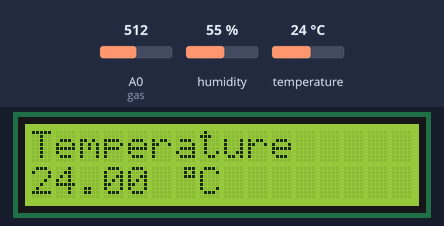
Recording of a sketch running on a simulated ESP8266 (NodeMCU). Parts: 16×2 character LCD. The test bench sets the inputs (shaded band); at power-on: temperature 24 °C, A0 (gas) = 512, humidity 55 %. What the sketch prints to the serial monitor is not drawn.

Above: at 3.2 s.
3.3 s: temperature set to 12 °C
At 15.4 s:
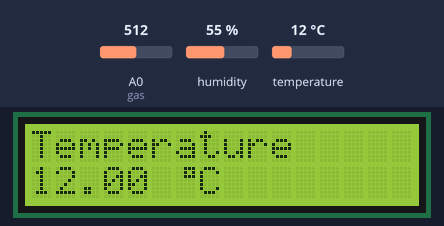
15.7 s: temperature set to 19 °C
At 26.6 s:
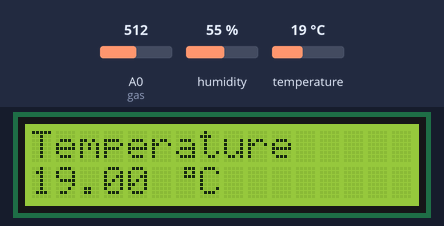
27.8 s: temperature set to 28 °C
At 38.9 s:
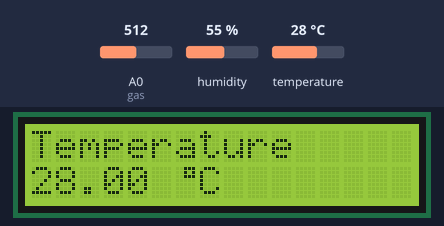
Timing chart, 0 to 40.4 s (numbered marks = the images above; inputs shaded):
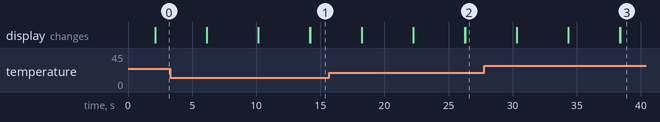

The sketch:

air_quality.ino
```cpp
// #define BLYNK_TEMPLATE_ID "TMPL3uqUA5XGP"
// #define BLYNK_DEVICE_NAME "Air Quality Monitoring"
// #define BLYNK_AUTH_TOKEN "ZxF5vmCc2RKY_AUQUHPBvqfcZ6obMAiC"

#define BLYNK_PRINT Serial
#include <ESP8266WiFi.h>
// #include <BlynkSimpleEsp8266.h>

#include <DHT.h>

//#include <Wire.h>
#include <LiquidCrystal_I2C.h>

LiquidCrystal_I2C lcd(0x27, 16, 2);

  byte degree_symbol[8] =
              {
                0b00111,
                0b00101,
                0b00111,
                0b00000,
                0b00000,
                0b00000,
                0b00000,
                0b00000
              };

// char auth[] = BLYNK_AUTH_TOKEN;

char ssid[] = "Danger";  // type your wifi name
char pass[] = "Aryan123@";  // type your wifi password

// BlynkTimer timer;

int gas = A0;
int sensorThreshold = 100;

#define DHTPIN 2 //Connect Out pin to D4 in NODE MCU
#define DHTTYPE DHT11
DHT dht(DHTPIN, DHTTYPE);


void sendSensor()
{


  float h = dht.readHumidity();
  float t = dht.readTemperature(); // or dht.readTemperature(true) for Fahrenheit


     if (isnan(h) || isnan(t)) {
    Serial.println("Failed to read from DHT sensor!");
    return;
  }
   int analogSensor = analogRead(gas);
  // Blynk.virtualWrite(V2, analogSensor);
  Serial.print("Gas Value: ");
    Serial.println(analogSensor);
  // You can send any value at any time.
  // Please don't send more that 10 values per second.
    // Blynk.virtualWrite(V0, t);
    // Blynk.virtualWrite(V1, h);

    Serial.print("Temperature : ");
    Serial.print(t);
    Serial.print("    Humidity : ");
    Serial.println(h);


}
void setup()
{

  Serial.begin(115200);

 //pinMode(gas, INPUT);
  // Blynk.begin(auth, ssid, pass);
  dht.begin();
  // timer.setInterval(30000L, sendSensor);

 //Wire.begin();
   lcd.begin();


//  lcd.backlight();
 // lcd.clear();
  lcd.setCursor(3,0);
  lcd.print("HEALTH");
  lcd.setCursor(3,1);
  lcd.print("Monitoring");
  delay(2000);
  lcd.clear();
  }

void loop()
{
  // Blynk.run();
  // timer.run();
 float h = dht.readHumidity();
  float t = dht.readTemperature(); // or dht.readTemperature(true) for Fahrenheit
    int gasValue = analogRead(gas);
  lcd.setCursor(0,0);
  lcd.print("Temperature ");
  lcd.setCursor(0,1);
  lcd.print(t);
  lcd.setCursor(6,1);
  lcd.write(1);
  lcd.createChar(1, degree_symbol);
  lcd.setCursor(7,1);
  lcd.print("C");
  delay(4000);
  lcd.clear();
  lcd.setCursor(0, 0);
  lcd.print("Humidity ");
  lcd.print(h);
  lcd.print("%");
  delay(4000);
  lcd.clear();
  //lcd.setCursor(0,0);
 // lcd.print(gasValue);
 // lcd.clear();
  if(gasValue<200)
  {
    lcd.setCursor(0,0);
    lcd.print("Gas Value: ");
    lcd.print(gasValue);
    lcd.setCursor(0, 1);
    lcd.print("Fresh Air");
    Serial.println("Fresh Air");
    delay(4000);
    lcd.clear();
  }
  else if(gasValue>200)
  {
    lcd.setCursor(0,0);
    lcd.print(gasValue);
    lcd.setCursor(0, 1);
    lcd.print("Bad Air");
    Serial.println("Bad Air");
    delay(4000);
    lcd.clear();
  }

   if(gasValue > 600){
    // Blynk.email("vishnoiaroitgmail.com", "Alert", "Bad Air!");
    // Blynk.logEvent("pollution_alert","Bad Air");
  }
 }
```
